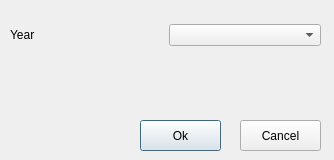
<?xml version="1.0" encoding="UTF-8"?>
<ui version="4.0">
 <class>Dialog</class>
 <widget class="QDialog" name="Dialog">
  <property name="geometry">
   <rect>
    <x>0</x>
    <y>0</y>
    <width>334</width>
    <height>160</height>
   </rect>
  </property>
  <property name="windowTitle">
   <string>Dialog</string>
  </property>
  <widget class="QWidget" name="gridLayoutWidget">
   <property name="geometry">
    <rect>
     <x>10</x>
     <y>10</y>
     <width>311</width>
     <height>51</height>
    </rect>
   </property>
   <layout class="QGridLayout" name="gridLayout">
    <item row="0" column="0">
     <widget class="QLabel" name="label">
      <property name="text">
       <string>Year</string>
      </property>
     </widget>
    </item>
    <item row="0" column="1">
     <widget class="QComboBox" name="comboBox"/>
    </item>
   </layout>
  </widget>
  <widget class="QPushButton" name="pushButton">
   <property name="geometry">
    <rect>
     <x>140</x>
     <y>120</y>
     <width>81</width>
     <height>31</height>
    </rect>
   </property>
   <property name="text">
    <string>Ok</string>
   </property>
  </widget>
  <widget class="QPushButton" name="pushButton_2">
   <property name="geometry">
    <rect>
     <x>240</x>
     <y>120</y>
     <width>81</width>
     <height>31</height>
    </rect>
   </property>
   <property name="text">
    <string>Cancel</string>
   </property>
  </widget>
 </widget>
 <resources/>
 <connections/>
</ui>
